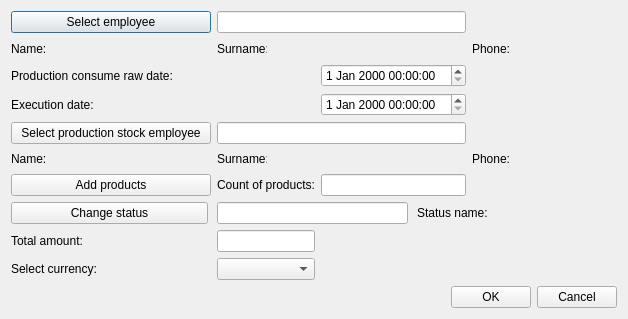
<?xml version="1.0" encoding="UTF-8"?>
<ui version="4.0">
 <class>CreateProductionConsumeRaw</class>
 <widget class="QDialog" name="CreateProductionConsumeRaw">
  <property name="geometry">
   <rect>
    <x>0</x>
    <y>0</y>
    <width>628</width>
    <height>319</height>
   </rect>
  </property>
  <property name="windowTitle">
   <string>Create/Update consume raw</string>
  </property>
  <property name="locale">
   <locale language="English" country="UnitedStates"/>
  </property>
  <property name="modal">
   <bool>false</bool>
  </property>
  <layout class="QGridLayout" name="gridLayout">
   <property name="leftMargin">
    <number>11</number>
   </property>
   <property name="topMargin">
    <number>11</number>
   </property>
   <property name="rightMargin">
    <number>11</number>
   </property>
   <property name="bottomMargin">
    <number>11</number>
   </property>
   <item row="1" column="1">
    <widget class="QLabel" name="empNamePh">
     <property name="minimumSize">
      <size>
       <width>100</width>
       <height>0</height>
      </size>
     </property>
     <property name="font">
      <font>
       <family>Times New Roman</family>
       <pointsize>12</pointsize>
       <weight>75</weight>
       <italic>true</italic>
       <bold>true</bold>
      </font>
     </property>
     <property name="text">
      <string/>
     </property>
    </widget>
   </item>
   <item row="5" column="3">
    <widget class="QLabel" name="empStockSurnamePh">
     <property name="minimumSize">
      <size>
       <width>100</width>
       <height>0</height>
      </size>
     </property>
     <property name="font">
      <font>
       <family>Times New Roman</family>
       <pointsize>12</pointsize>
       <weight>75</weight>
       <italic>true</italic>
       <bold>true</bold>
      </font>
     </property>
     <property name="text">
      <string/>
     </property>
    </widget>
   </item>
   <item row="5" column="4">
    <widget class="QLabel" name="empStockPhoneLb">
     <property name="text">
      <string>Phone:</string>
     </property>
    </widget>
   </item>
   <item row="5" column="5">
    <widget class="QLabel" name="empStockPhonePh">
     <property name="minimumSize">
      <size>
       <width>100</width>
       <height>0</height>
      </size>
     </property>
     <property name="font">
      <font>
       <family>Times New Roman</family>
       <pointsize>12</pointsize>
       <weight>75</weight>
       <italic>true</italic>
       <bold>true</bold>
      </font>
     </property>
     <property name="text">
      <string/>
     </property>
    </widget>
   </item>
   <item row="8" column="2">
    <widget class="QLineEdit" name="sumEdit">
     <property name="readOnly">
      <bool>true</bool>
     </property>
    </widget>
   </item>
   <item row="1" column="0">
    <widget class="QLabel" name="empNameLb">
     <property name="minimumSize">
      <size>
       <width>50</width>
       <height>0</height>
      </size>
     </property>
     <property name="maximumSize">
      <size>
       <width>50</width>
       <height>16777215</height>
      </size>
     </property>
     <property name="text">
      <string>Name:</string>
     </property>
    </widget>
   </item>
   <item row="9" column="2">
    <widget class="QComboBox" name="currencyCmb"/>
   </item>
   <item row="6" column="3">
    <widget class="QLineEdit" name="prodCountEdit">
     <property name="readOnly">
      <bool>true</bool>
     </property>
    </widget>
   </item>
   <item row="6" column="2">
    <widget class="QLabel" name="prodCountLb">
     <property name="text">
      <string>Count of products:</string>
     </property>
    </widget>
   </item>
   <item row="9" column="0">
    <widget class="QLabel" name="currencyLb">
     <property name="text">
      <string>Select currency:</string>
     </property>
    </widget>
   </item>
   <item row="8" column="0">
    <widget class="QLabel" name="sumLb">
     <property name="text">
      <string>Total amount:</string>
     </property>
    </widget>
   </item>
   <item row="5" column="1">
    <widget class="QLabel" name="empStockNamePh">
     <property name="minimumSize">
      <size>
       <width>100</width>
       <height>0</height>
      </size>
     </property>
     <property name="font">
      <font>
       <family>Times New Roman</family>
       <pointsize>12</pointsize>
       <weight>75</weight>
       <italic>true</italic>
       <bold>true</bold>
      </font>
     </property>
     <property name="text">
      <string/>
     </property>
    </widget>
   </item>
   <item row="5" column="2">
    <widget class="QLabel" name="empStockSurnameLb">
     <property name="minimumSize">
      <size>
       <width>50</width>
       <height>0</height>
      </size>
     </property>
     <property name="maximumSize">
      <size>
       <width>50</width>
       <height>16777215</height>
      </size>
     </property>
     <property name="text">
      <string>Surname:</string>
     </property>
    </widget>
   </item>
   <item row="5" column="0">
    <widget class="QLabel" name="empStockNameLb">
     <property name="minimumSize">
      <size>
       <width>50</width>
       <height>0</height>
      </size>
     </property>
     <property name="maximumSize">
      <size>
       <width>50</width>
       <height>16777215</height>
      </size>
     </property>
     <property name="text">
      <string>Name:</string>
     </property>
    </widget>
   </item>
   <item row="1" column="3">
    <widget class="QLabel" name="empSurnamePh">
     <property name="minimumSize">
      <size>
       <width>100</width>
       <height>0</height>
      </size>
     </property>
     <property name="font">
      <font>
       <family>Times New Roman</family>
       <pointsize>12</pointsize>
       <weight>75</weight>
       <italic>true</italic>
       <bold>true</bold>
      </font>
     </property>
     <property name="text">
      <string/>
     </property>
    </widget>
   </item>
   <item row="1" column="4">
    <widget class="QLabel" name="empPhoneLb">
     <property name="text">
      <string>Phone:</string>
     </property>
    </widget>
   </item>
   <item row="1" column="2">
    <widget class="QLabel" name="empSurnameLb">
     <property name="minimumSize">
      <size>
       <width>50</width>
       <height>0</height>
      </size>
     </property>
     <property name="maximumSize">
      <size>
       <width>50</width>
       <height>16777215</height>
      </size>
     </property>
     <property name="text">
      <string>Surname:</string>
     </property>
    </widget>
   </item>
   <item row="1" column="5">
    <widget class="QLabel" name="empPhonePh">
     <property name="minimumSize">
      <size>
       <width>100</width>
       <height>0</height>
      </size>
     </property>
     <property name="font">
      <font>
       <family>Times New Roman</family>
       <pointsize>12</pointsize>
       <weight>75</weight>
       <italic>true</italic>
       <bold>true</bold>
      </font>
     </property>
     <property name="text">
      <string/>
     </property>
    </widget>
   </item>
   <item row="3" column="0" colspan="4">
    <widget class="QWidget" name="execDateWidget" native="true">
     <layout class="QHBoxLayout" name="horizontalLayout_2">
      <property name="spacing">
       <number>9</number>
      </property>
      <property name="leftMargin">
       <number>0</number>
      </property>
      <property name="topMargin">
       <number>0</number>
      </property>
      <property name="rightMargin">
       <number>0</number>
      </property>
      <property name="bottomMargin">
       <number>0</number>
      </property>
      <item>
       <widget class="QLabel" name="execDateLb">
        <property name="sizePolicy">
         <sizepolicy hsizetype="Fixed" vsizetype="Preferred">
          <horstretch>0</horstretch>
          <verstretch>0</verstretch>
         </sizepolicy>
        </property>
        <property name="minimumSize">
         <size>
          <width>197</width>
          <height>0</height>
         </size>
        </property>
        <property name="text">
         <string>Execution date:</string>
        </property>
       </widget>
      </item>
      <item>
       <spacer name="horizontalSpacer_2">
        <property name="orientation">
         <enum>Qt::Horizontal</enum>
        </property>
        <property name="sizeHint" stdset="0">
         <size>
          <width>40</width>
          <height>20</height>
         </size>
        </property>
       </spacer>
      </item>
      <item>
       <widget class="QDateTimeEdit" name="execDateEdit">
        <property name="minimumSize">
         <size>
          <width>127</width>
          <height>0</height>
         </size>
        </property>
       </widget>
      </item>
     </layout>
    </widget>
   </item>
   <item row="2" column="3">
    <widget class="QDateTimeEdit" name="dateEdit"/>
   </item>
   <item row="0" column="0" colspan="2">
    <widget class="QPushButton" name="employeeBtn">
     <property name="minimumSize">
      <size>
       <width>200</width>
       <height>0</height>
      </size>
     </property>
     <property name="text">
      <string>Select employee</string>
     </property>
    </widget>
   </item>
   <item row="2" column="0" colspan="2">
    <widget class="QLabel" name="dateLb">
     <property name="text">
      <string>Production сonsume raw date:</string>
     </property>
    </widget>
   </item>
   <item row="4" column="0" colspan="2">
    <widget class="QPushButton" name="stockEmployeeBtn">
     <property name="text">
      <string>Select production stock employee</string>
     </property>
    </widget>
   </item>
   <item row="6" column="0" colspan="2">
    <widget class="QPushButton" name="addProdBtn">
     <property name="text">
      <string>Add products</string>
     </property>
    </widget>
   </item>
   <item row="7" column="0" colspan="6">
    <widget class="QWidget" name="statusWidget" native="true">
     <layout class="QHBoxLayout" name="horizontalLayout_3">
      <property name="spacing">
       <number>9</number>
      </property>
      <property name="leftMargin">
       <number>0</number>
      </property>
      <property name="topMargin">
       <number>0</number>
      </property>
      <property name="rightMargin">
       <number>0</number>
      </property>
      <property name="bottomMargin">
       <number>0</number>
      </property>
      <item>
       <widget class="QPushButton" name="statusBtn">
        <property name="sizePolicy">
         <sizepolicy hsizetype="Fixed" vsizetype="Fixed">
          <horstretch>0</horstretch>
          <verstretch>0</verstretch>
         </sizepolicy>
        </property>
        <property name="minimumSize">
         <size>
          <width>197</width>
          <height>0</height>
         </size>
        </property>
        <property name="text">
         <string>Change status</string>
        </property>
       </widget>
      </item>
      <item>
       <widget class="QLineEdit" name="statusEdit">
        <property name="readOnly">
         <bool>true</bool>
        </property>
       </widget>
      </item>
      <item>
       <widget class="QLabel" name="statusLb">
        <property name="text">
         <string>Status name:</string>
        </property>
       </widget>
      </item>
      <item>
       <widget class="QLabel" name="statusPh">
        <property name="minimumSize">
         <size>
          <width>120</width>
          <height>0</height>
         </size>
        </property>
        <property name="font">
         <font>
          <family>Times New Roman</family>
          <pointsize>12</pointsize>
          <weight>75</weight>
          <italic>true</italic>
          <bold>true</bold>
         </font>
        </property>
        <property name="text">
         <string/>
        </property>
       </widget>
      </item>
     </layout>
    </widget>
   </item>
   <item row="10" column="0" colspan="6">
    <layout class="QHBoxLayout" name="horizontalLayout">
     <item>
      <spacer name="horizontalSpacer">
       <property name="orientation">
        <enum>Qt::Horizontal</enum>
       </property>
       <property name="sizeHint" stdset="0">
        <size>
         <width>40</width>
         <height>20</height>
        </size>
       </property>
      </spacer>
     </item>
     <item>
      <widget class="QPushButton" name="okBtn">
       <property name="text">
        <string>OK</string>
       </property>
      </widget>
     </item>
     <item>
      <widget class="QPushButton" name="cancelBtn">
       <property name="text">
        <string>Cancel</string>
       </property>
      </widget>
     </item>
    </layout>
   </item>
   <item row="0" column="2" colspan="2">
    <widget class="QLineEdit" name="employeeEdit">
     <property name="toolTip">
      <string>&lt;html&gt;&lt;head/&gt;&lt;body&gt;&lt;p&gt;Enter client ID&lt;/p&gt;&lt;/body&gt;&lt;/html&gt;</string>
     </property>
     <property name="text">
      <string/>
     </property>
     <property name="readOnly">
      <bool>true</bool>
     </property>
    </widget>
   </item>
   <item row="4" column="2" colspan="2">
    <widget class="QLineEdit" name="stockEmployeeEdit">
     <property name="toolTip">
      <string>&lt;html&gt;&lt;head/&gt;&lt;body&gt;&lt;p&gt;Enter employee ID&lt;/p&gt;&lt;/body&gt;&lt;/html&gt;</string>
     </property>
     <property name="readOnly">
      <bool>true</bool>
     </property>
    </widget>
   </item>
  </layout>
 </widget>
 <tabstops>
  <tabstop>employeeBtn</tabstop>
  <tabstop>stockEmployeeBtn</tabstop>
  <tabstop>addProdBtn</tabstop>
  <tabstop>okBtn</tabstop>
  <tabstop>cancelBtn</tabstop>
 </tabstops>
 <resources/>
 <connections/>
</ui>
